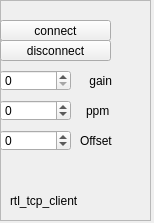
<?xml version="1.0" encoding="UTF-8"?>
<ui version="4.0">
 <class>rtl_tcp_widget</class>
 <widget class="QWidget" name="rtl_tcp_widget">
  <property name="geometry">
   <rect>
    <x>0</x>
    <y>0</y>
    <width>154</width>
    <height>223</height>
   </rect>
  </property>
  <property name="windowTitle">
   <string>rtl-tcp control</string>
  </property>
  <widget class="QFrame" name="frame">
   <property name="geometry">
    <rect>
     <x>0</x>
     <y>0</y>
     <width>151</width>
     <height>221</height>
    </rect>
   </property>
   <property name="frameShape">
    <enum>QFrame::StyledPanel</enum>
   </property>
   <property name="frameShadow">
    <enum>QFrame::Raised</enum>
   </property>
   <widget class="QLabel" name="label">
    <property name="geometry">
     <rect>
      <x>10</x>
      <y>190</y>
      <width>111</width>
      <height>21</height>
     </rect>
    </property>
    <property name="text">
     <string>rtl_tcp_client</string>
    </property>
   </widget>
   <widget class="QLabel" name="state">
    <property name="geometry">
     <rect>
      <x>10</x>
      <y>170</y>
      <width>131</width>
      <height>21</height>
     </rect>
    </property>
    <property name="text">
     <string/>
    </property>
   </widget>
   <widget class="QPushButton" name="tcp_connect">
    <property name="geometry">
     <rect>
      <x>0</x>
      <y>20</y>
      <width>111</width>
      <height>21</height>
     </rect>
    </property>
    <property name="text">
     <string>connect</string>
    </property>
   </widget>
   <widget class="QPushButton" name="tcp_disconnect">
    <property name="geometry">
     <rect>
      <x>0</x>
      <y>40</y>
      <width>111</width>
      <height>21</height>
     </rect>
    </property>
    <property name="text">
     <string>disconnect</string>
    </property>
   </widget>
   <widget class="QLabel" name="connectedLabel">
    <property name="geometry">
     <rect>
      <x>10</x>
      <y>170</y>
      <width>121</width>
      <height>20</height>
     </rect>
    </property>
    <property name="text">
     <string/>
    </property>
   </widget>
   <widget class="QSpinBox" name="tcp_gain">
    <property name="geometry">
     <rect>
      <x>0</x>
      <y>70</y>
      <width>71</width>
      <height>21</height>
     </rect>
    </property>
    <property name="maximum">
     <number>999</number>
    </property>
   </widget>
   <widget class="QSpinBox" name="tcp_ppm">
    <property name="geometry">
     <rect>
      <x>0</x>
      <y>100</y>
      <width>71</width>
      <height>21</height>
     </rect>
    </property>
    <property name="minimum">
     <number>-100</number>
    </property>
   </widget>
   <widget class="QLabel" name="label_2">
    <property name="geometry">
     <rect>
      <x>86</x>
      <y>70</y>
      <width>51</width>
      <height>21</height>
     </rect>
    </property>
    <property name="text">
     <string> gain</string>
    </property>
   </widget>
   <widget class="QLabel" name="label_3">
    <property name="geometry">
     <rect>
      <x>86</x>
      <y>100</y>
      <width>61</width>
      <height>21</height>
     </rect>
    </property>
    <property name="text">
     <string>ppm</string>
    </property>
   </widget>
   <widget class="QSpinBox" name="khzOffset">
    <property name="geometry">
     <rect>
      <x>0</x>
      <y>130</y>
      <width>71</width>
      <height>21</height>
     </rect>
    </property>
    <property name="minimum">
     <number>-100</number>
    </property>
   </widget>
   <widget class="QLabel" name="label_4">
    <property name="geometry">
     <rect>
      <x>80</x>
      <y>130</y>
      <width>51</width>
      <height>21</height>
     </rect>
    </property>
    <property name="text">
     <string>Offset</string>
    </property>
   </widget>
  </widget>
 </widget>
 <resources/>
 <connections/>
</ui>
